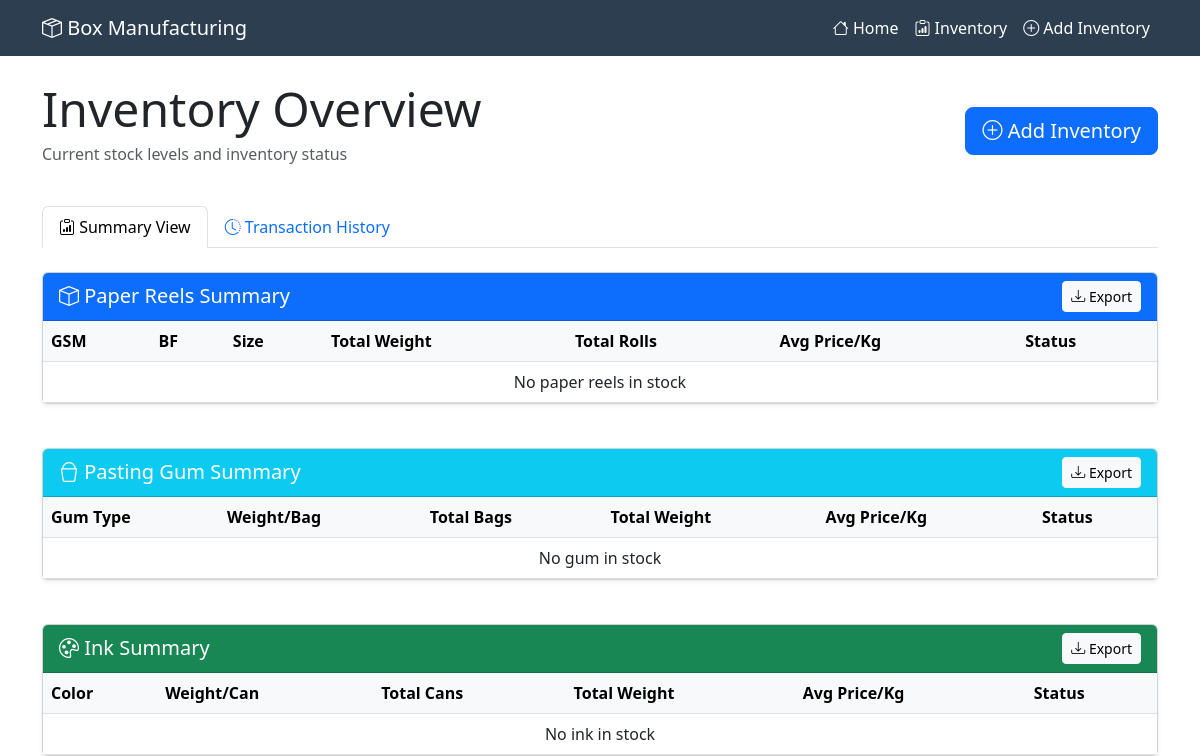
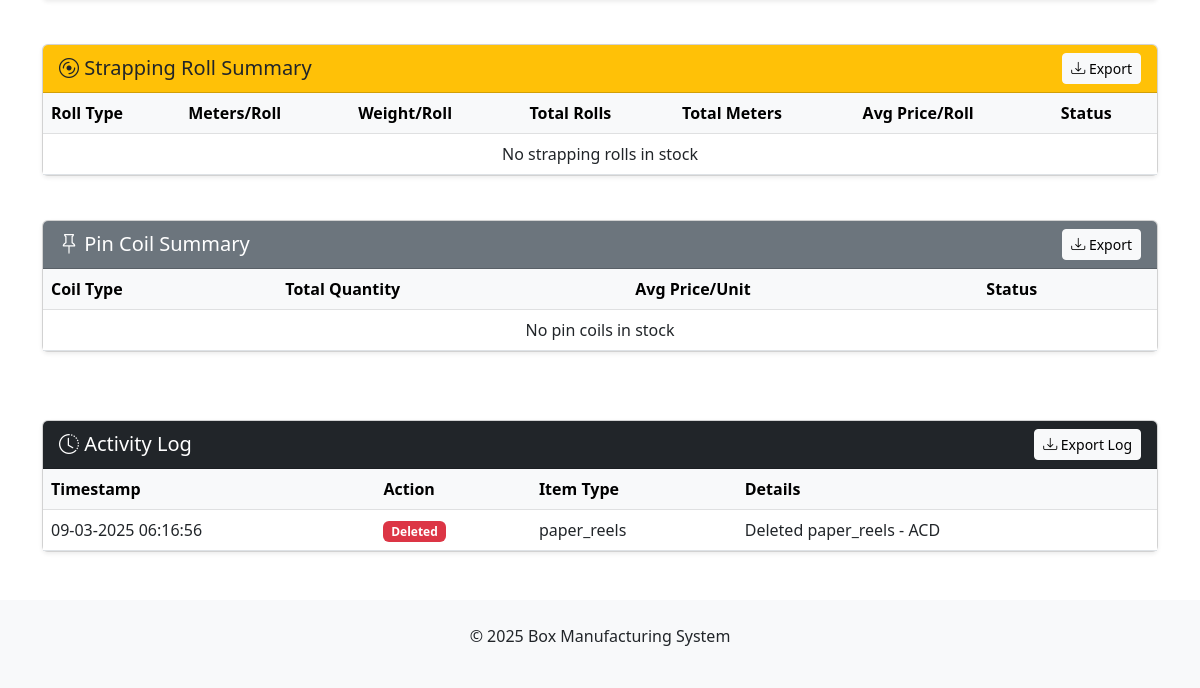
The page /inventory/overview/ on the database as committed earlier (2 pictures, top to bottom).
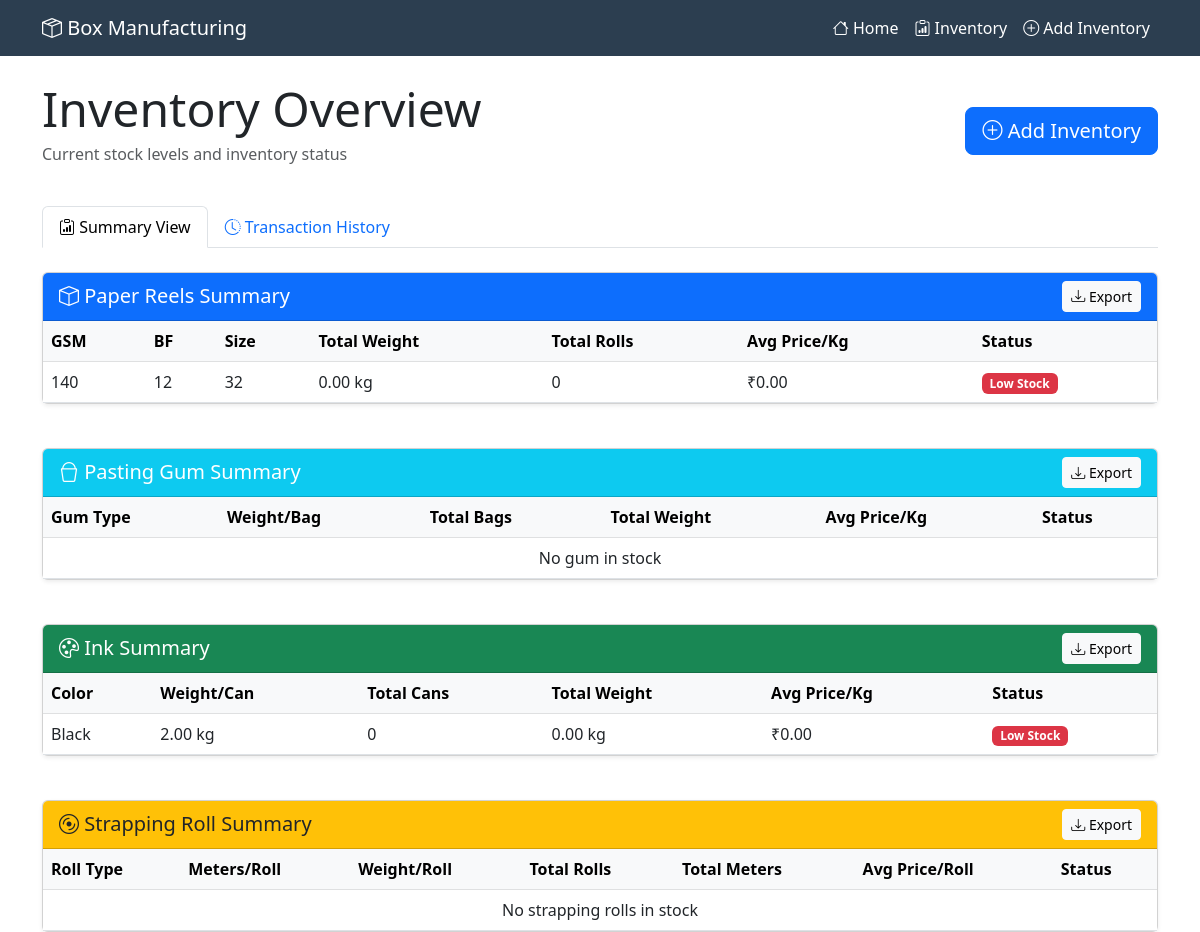
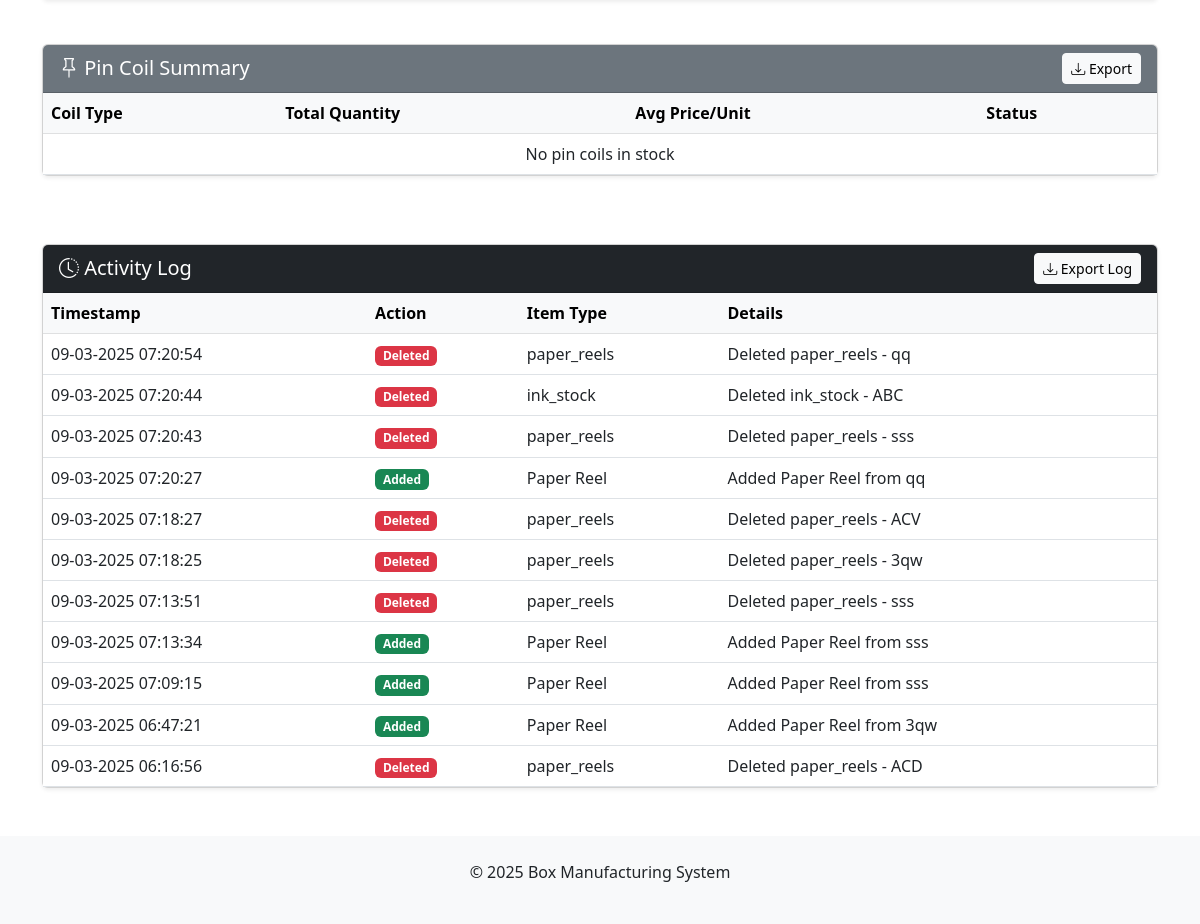
The same page on the database as committed later (2 pictures, top to bottom).
### inventory/models/transaction_models.py (models this page shows)
class InventoryLog(models.Model):
    ACTION_CHOICES = [
        ('ADD', 'Added'),
        ('EDIT', 'Modified'),
        ('DELETE', 'Deleted')
    ]
    item_type = models.CharField(max_length=50)
    item_id = models.IntegerField()
    action = models.CharField(max_length=10, choices=ACTION_CHOICES)
    details = models.TextField()
    timestamp = models.DateTimeField(auto_now_add=True)
    user = models.CharField(max_length=100, default='System')  # Can be linked to Django User model later
    class Meta:
        ordering = ['-timestamp']

### inventory/models/summary_models.py (models this page shows)
class PaperReelSummary(models.Model):
    gsm = models.PositiveIntegerField()
    bf = models.CharField(max_length=50)
    size = models.CharField(max_length=50)
    total_weight = models.DecimalField(max_digits=10, decimal_places=2, default=0)
    total_rolls = models.PositiveIntegerField(default=0)
    avg_price_per_kg = models.DecimalField(max_digits=10, decimal_places=2, default=0)
    min_stock_alert = models.DecimalField(max_digits=10, decimal_places=2, default=1000)
    max_stock_alert = models.DecimalField(max_digits=10, decimal_places=2, default=10000)
    last_updated = models.DateTimeField(auto_now=True)
    class Meta:
        unique_together = ['gsm', 'bf', 'size']
        verbose_name_plural = "Paper Reel Summaries"

class InkSummary(models.Model):
    color = models.CharField(max_length=100)
    weight_per_can = models.DecimalField(max_digits=10, decimal_places=2)
    total_cans = models.PositiveIntegerField(default=0)
    total_weight = models.DecimalField(max_digits=10, decimal_places=2, default=0)
    avg_price_per_kg = models.DecimalField(max_digits=10, decimal_places=2, default=0)
    min_stock_alert = models.PositiveIntegerField(default=5)
    max_stock_alert = models.PositiveIntegerField(default=50)
    last_updated = models.DateTimeField(auto_now=True)
    class Meta:
        unique_together = ['color', 'weight_per_can']
        verbose_name_plural = "Ink Summaries"

### inventory/views.py (the view)
# urls.py: path("overview/", inventory_overview, name="inventory_overview"),
def inventory_overview(request):
    view_type = request.GET.get('view', 'summary')
    context = {
        'view_type': view_type,
        'paper_reels': PaperReelSummary.objects.all() if view_type == 'summary' else PaperReel.objects.all().order_by('-timestamp'),
        'pasting_gum': PastingGumSummary.objects.all() if view_type == 'summary' else PastingGum.objects.all().order_by('-timestamp'),
        'ink_stock': InkSummary.objects.all() if view_type == 'summary' else Ink.objects.all().order_by('-timestamp'),
        'strapping_rolls': StrappingRollSummary.objects.all() if view_type == 'summary' else StrappingRoll.objects.all().order_by('-timestamp'),
        'pin_coils': PinCoilSummary.objects.all() if view_type == 'summary' else PinCoil.objects.all().order_by('-timestamp'),
        'activity_logs': InventoryLog.objects.all()[:50]
    }
    return render(request, 'inventory/inventory_overview.html', context)

### inventory/templates/inventory/inventory_overview.html (shortened to what this page needs)
{% extends 'base.html' %}
{% block content %}
<div class="mb-4 d-flex justify-content-between align-items-center">
    <div>
        <h1 class="display-5 mb-1">Inventory Overview</h1>
        <p class="text-muted">Current stock levels and inventory status</p>
    </div>
    <a href="{% url 'add_inventory' %}" class="btn btn-primary btn-lg">
        <i class="bi bi-plus-circle"></i> Add Inventory
    </a>
</div>
<ul class="nav nav-tabs mb-4">
    <li class="nav-item">
        <a class="nav-link {% if view_type == 'summary' %}active{% endif %}" href="?view=summary">
            <i class="bi bi-clipboard-data"></i> Summary View
        </a>
    </li>
    <li class="nav-item">
        <a class="nav-link {% if view_type == 'transaction' %}active{% endif %}" href="?view=transaction">
            <i class="bi bi-clock-history"></i> Transaction History
        </a>
    </li>
</ul>
<div class="tab-content">
    <div class="tab-pane fade {% if view_type == 'summary' %}show active{% endif %}">
        {% include "inventory/includes/summary_tables.html" %}
    </div>
</div>
<div class="col-12 mt-5">
    <div class="card shadow-sm">
        <div class="card-header bg-dark text-white d-flex justify-content-between align-items-center">
            <h3 class="h5 mb-0">
                <i class="bi bi-clock-history"></i> Activity Log
            </h3>
            <button class="btn btn-sm btn-light" onclick="exportTable('activity-log-table')">
                <i class="bi bi-download"></i> Export Log
            </button>
        </div>
        <div class="card-body p-0">
            <div class="table-responsive">
                <table class="table table-hover mb-0" id="activity-log-table">
                    <thead class="table-light">
                        <tr>
                            <th>Timestamp</th>
                            <th>Action</th>
                            <th>Item Type</th>
                            <th>Details</th>
                        </tr>
                    </thead>
                    <tbody>
                        {% for log in activity_logs %}
                        <tr>
                            <td>{{ log.timestamp|date:"d-m-Y H:i:s" }}</td>
                            <td>
                                {% if log.action == 'ADD' %}
                                    <span class="badge bg-success">Added</span>
                                {% elif log.action == 'EDIT' %}
                                    <span class="badge bg-primary">Modified</span>
                                {% else %}
                                    <span class="badge bg-danger">Deleted</span>
                                {% endif %}
                            </td>
                            <td>{{ log.item_type }}</td>
                            <td>{{ log.details }}</td>
                        </tr>
                        {% endfor %}
                    </tbody>
                </table>
            </div>
        </div>
    </div>
</div>
{% endblock %}

### inventory/templates/inventory/includes/summary_tables.html (shortened to what the changed rows need)
{% load static %}
<div class="row g-4">
    <div class="col-12">
        <div class="card shadow-sm">
            <div class="card-body p-0">
                <div class="table-responsive">
                    <table class="table table-hover mb-0" id="paper-reels-summary">
                        <thead class="table-light">
                            <tr>
                                <th>GSM</th>
                                <th>BF</th>
                                <th>Size</th>
                                <th>Total Weight</th>
                                <th>Total Rolls</th>
                                <th>Avg Price/Kg</th>
                                <th>Status</th>
                            </tr>
                        </thead>
                        <tbody>
                            {% for item in paper_reels %}
                            <tr>
                                <td>{{ item.gsm }}</td>
                                <td>{{ item.bf }}</td>
                                <td>{{ item.size }}</td>
                                <td>{{ item.total_weight|floatformat:2 }} kg</td>
                                <td>{{ item.total_rolls }}</td>
                                <td>₹{{ item.avg_price_per_kg|floatformat:2 }}</td>
                                <td>
                                    {% if item.total_weight < item.min_stock_alert %}
                                    <span class="badge bg-danger">Low Stock</span>
                                    {% elif item.total_weight > item.max_stock_alert %}
                                    <span class="badge bg-warning">Excess Stock</span>
                                    {% else %}
                                    <span class="badge bg-success">Normal</span>
                                    {% endif %}
                                </td>
                            </tr>
                            {% empty %}
                            <tr>
                                <td colspan="7" class="text-center">No paper reels in stock</td>
                            </tr>
                            {% endfor %}
                        </tbody>
                    </table>
                </div>
            </div>
        </div>
    </div>
    <div class="col-12">
        <div class="card shadow-sm">
            <div class="card-body p-0">
                <div class="table-responsive">
                    <table class="table table-hover mb-0" id="gum-summary">
                        <thead class="table-light">
                            <tr>
                                <th>Gum Type</th>
                                <th>Weight/Bag</th>
                                <th>Total Bags</th>
                                <th>Total Weight</th>
                                <th>Avg Price/Kg</th>
                                <th>Status</th>
                            </tr>
                        </thead>
                    </table>
                </div>
            </div>
        </div>
    </div>
    <div class="col-12">
        <div class="card shadow-sm">
            <div class="card-body p-0">
                <div class="table-responsive">
                    <table class="table table-hover mb-0" id="ink-summary">
                        <thead class="table-light">
                            <tr>
                                <th>Color</th>
                                <th>Weight/Can</th>
                                <th>Total Cans</th>
                                <th>Total Weight</th>
                                <th>Avg Price/Kg</th>
                                <th>Status</th>
                            </tr>
                        </thead>
                        <tbody>
                            {% for item in ink_stock %}
                            <tr>
                                <td>{{ item.color }}</td>
                                <td>{{ item.weight_per_can|floatformat:2 }} kg</td>
                                <td>{{ item.total_cans }}</td>
                                <td>{{ item.total_weight|floatformat:2 }} kg</td>
                                <td>₹{{ item.avg_price_per_kg|floatformat:2 }}</td>
                                <td>
                                    {% if item.total_cans < item.min_stock_alert %}
                                    <span class="badge bg-danger">Low Stock</span>
                                    {% elif item.total_cans > item.max_stock_alert %}
                                    <span class="badge bg-warning">Excess Stock</span>
                                    {% else %}
                                    <span class="badge bg-success">Normal</span>
                                    {% endif %}
                                </td>
                            </tr>
                            {% empty %}
                            <tr>
                                <td colspan="6" class="text-center">No ink in stock</td>
                            </tr>
                            {% endfor %}
                        </tbody>
                    </table>
                </div>
            </div>
        </div>
    </div>
    <div class="col-12">
        <div class="card shadow-sm">
            <div class="card-body p-0">
                <div class="table-responsive">
                    <table class="table table-hover mb-0" id="strapping-summary">
                        <thead class="table-light">
                            <tr>
                                <th>Roll Type</th>
                                <th>Meters/Roll</th>
                                <th>Weight/Roll</th>
                                <th>Total Rolls</th>
                                <th>Total Meters</th>
                                <th>Avg Price/Roll</th>
                                <th>Status</th>
                            </tr>
                        </thead>
                    </table>
                </div>
            </div>
        </div>
    </div>
    <div class="col-12">
        <div class="card shadow-sm">
            <div class="card-body p-0">
                <div class="table-responsive">
                    <table class="table table-hover mb-0" id="pincoil-summary">
                        <thead class="table-light">
                            <tr>
                                <th>Coil Type</th>
                                <th>Total Quantity</th>
                                <th>Avg Price/Unit</th>
                                <th>Status</th>
                            </tr>
                        </thead>
                    </table>
                </div>
            </div>
        </div>
    </div>
</div>

Rows that differ between the two databases and show on the page:
added PaperReelSummary: gsm "140", bf "12", size "32", total_weight "0.00", total_rolls "0", avg_price_per_kg "0.00", min_stock_alert "Low Stock"
added InkSummary: color "Black", weight_per_can "2.00", total_cans "0", total_weight "0.00", avg_price_per_kg "0.00", min_stock_alert "Low Stock"
added InventoryLog: timestamp "09-03-2025 07:20:54", action "Deleted", item_type "paper_reels", details "Deleted paper_reels - qq"
added InventoryLog: timestamp "09-03-2025 07:20:44", action "Deleted", item_type "ink_stock", details "Deleted ink_stock - ABC"
added InventoryLog: timestamp "09-03-2025 07:20:43", action "Deleted", item_type "paper_reels", details "Deleted paper_reels - sss"
added InventoryLog: timestamp "09-03-2025 07:20:27", action "Added", item_type "Paper Reel", details "Added Paper Reel from qq"
added InventoryLog: timestamp "09-03-2025 07:18:27", action "Deleted", item_type "paper_reels", details "Deleted paper_reels - ACV"
added InventoryLog: timestamp "09-03-2025 07:18:25", action "Deleted", item_type "paper_reels", details "Deleted paper_reels - 3qw"
added InventoryLog: timestamp "09-03-2025 07:13:51", action "Deleted", item_type "paper_reels", details "Deleted paper_reels - sss"
added InventoryLog: timestamp "09-03-2025 07:13:34", action "Added", item_type "Paper Reel", details "Added Paper Reel from sss"
added InventoryLog: timestamp "09-03-2025 07:09:15", action "Added", item_type "Paper Reel", details "Added Paper Reel from sss"
added InventoryLog: timestamp "09-03-2025 06:47:21", action "Added", item_type "Paper Reel", details "Added Paper Reel from 3qw"
Other text that changed with them:
text no longer shown: "No paper reels in stock No ink in stock"
